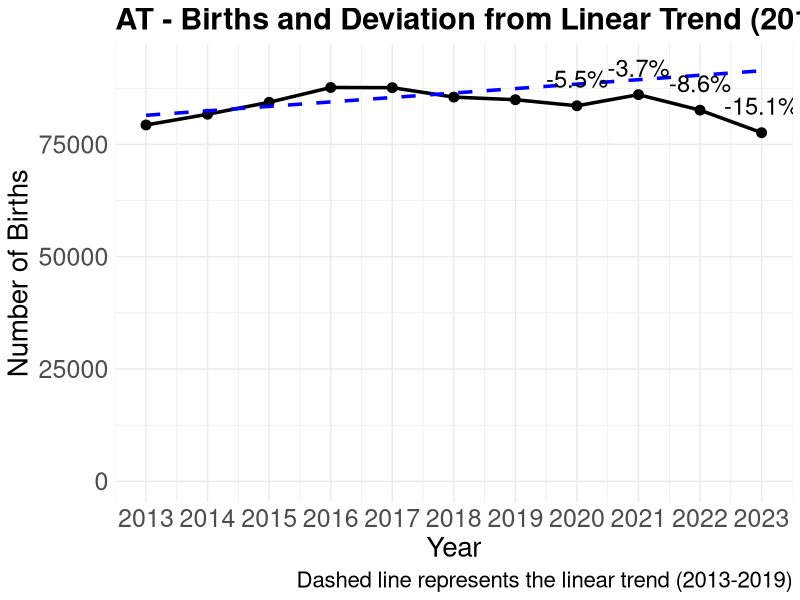

Write the R code that produced this figure.
# Loads required libraries
library(ggplot2)

# Births data
years <- 2013:2023
births <- c(79330, 81722, 84381, 87675, 87633, 85535, 84952, 83603, 86078, 82627, 77605)

data <- data.frame(year = years, births = births)

# Fits a linear model to data from 2013 to 2019
fit <- lm(births ~ year, data = data[data$year <= 2019,])

# Predicts births for the years 2020 to 2023
data$predicted <- predict(fit, newdata = data)

# Calculates the percentage deviation for the years 2020 to 2023
data$deviation <- with(data, 100 * (births - predicted) / predicted)

# Creates plot
ggplot(data, aes(x = year, y = births)) +
  geom_line(size = 1.2) +
  geom_point(size = 3) +
  geom_line(aes(y = predicted), linetype = "dashed", color = "blue", size = 1.2) +
  geom_text(aes(label = ifelse(year >= 2020, paste0(round(deviation, 1), "%"), "")),
            vjust = -1, size = 6) +
  labs(title = "AT - Births and Deviation from Linear Trend (2013-2019)",
       x = "Year",
       y = "Number of Births",
       caption = "Dashed line represents the linear trend (2013-2019)") +
  theme_minimal() +
  ylim(0, max(data$births) + 5000) +
  scale_x_continuous(breaks = years) +
  theme(
    text = element_text(size = 18),
    plot.title = element_text(size = 22, face = "bold"),
    axis.title = element_text(size = 20),
    axis.text = element_text(size = 18),
    legend.title = element_text(size = 20),
    legend.text = element_text(size = 18),
    plot.caption = element_text(size = 16)
  )
